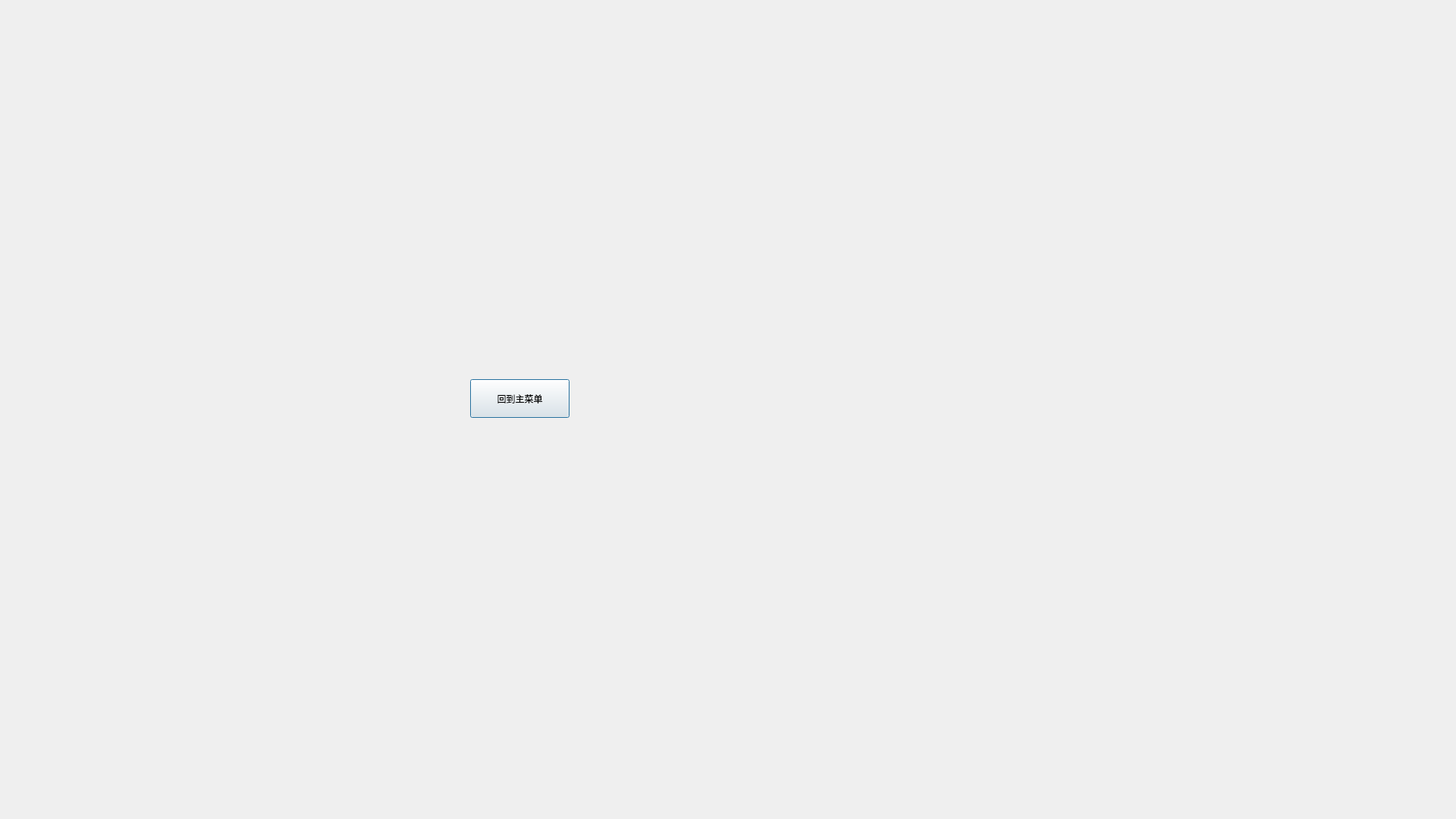
<?xml version="1.0" encoding="UTF-8"?>
<ui version="4.0">
 <class>b_2_qscx</class>
 <widget class="QDialog" name="b_2_qscx">
  <property name="geometry">
   <rect>
    <x>0</x>
    <y>0</y>
    <width>1920</width>
    <height>1080</height>
   </rect>
  </property>
  <property name="windowTitle">
   <string>Dialog</string>
  </property>
  <widget class="QPushButton" name="pushButton">
   <property name="geometry">
    <rect>
     <x>620</x>
     <y>500</y>
     <width>131</width>
     <height>51</height>
    </rect>
   </property>
   <property name="text">
    <string>回到主菜单</string>
   </property>
  </widget>
 </widget>
 <resources/>
 <connections/>
</ui>
